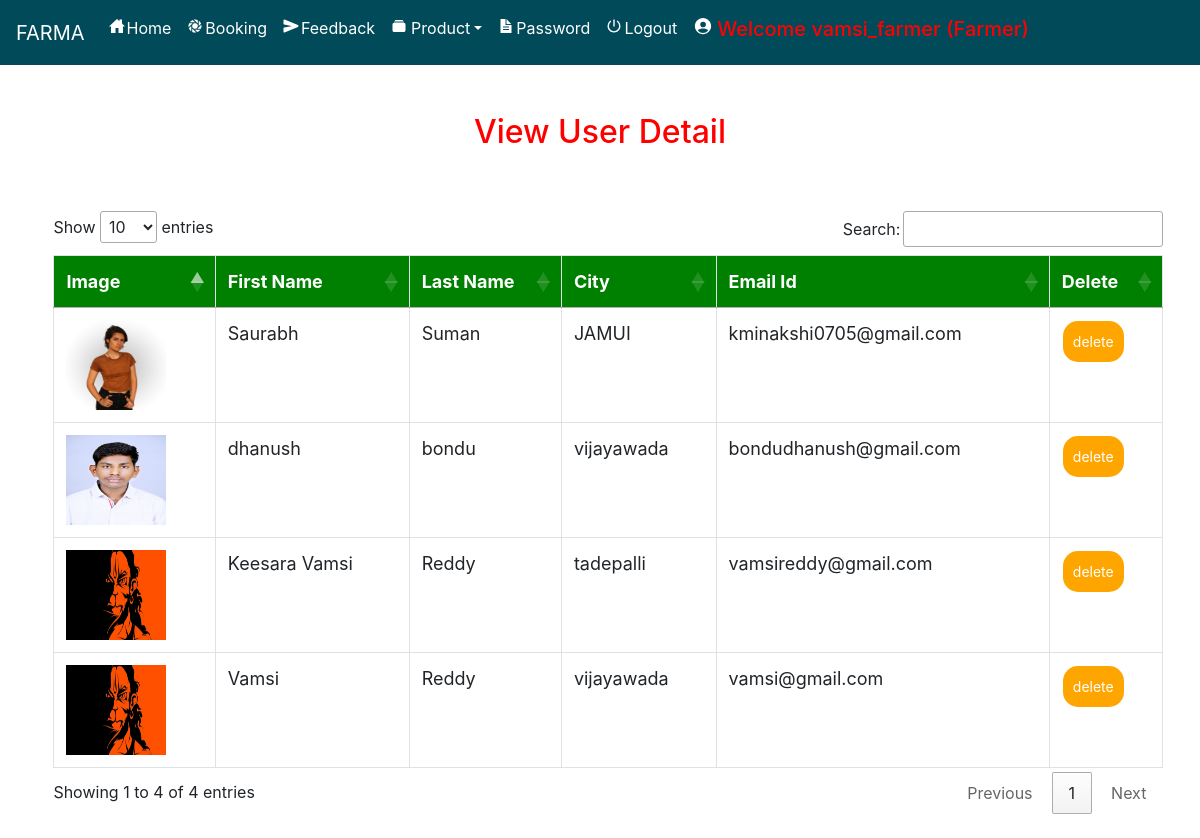
Screenshot of /view_user (signed in) with the database file from the repository.
### farmerapp/models.py (models this page shows, shortened)
class Profile(models.Model):
    user = models.ForeignKey(User, on_delete=models.CASCADE, null=True)
    city = models.CharField(max_length=30, null=True)
    address = models.CharField(max_length=50, null=True)
    user_type = models.CharField(max_length=10, null=True)
    status =  models.CharField(max_length=30, null=True, default="Pending")
    image = models.FileField(null=True)

### farmerapp/views.py (the view)
# urls.py: path('view_user',View_user,name="view_user"),
def View_user(request):
    if not request.user.is_authenticated:
        return redirect('login_admin')
    pro = Profile.objects.filter(user_type="Buyer")
    d = {'user':pro}
    return render(request,'view_user.html',d)

### farmerapp/templates/view_user.html (shortened to what this page needs)
{% extends 'navigation.html' %}
{% load static %}
{% block body %}
<center><h2 style="color:red;margin-top:4%">View {% if data %}Farmer{% else %}User{% endif %} Detail</h2></center>
<div  class="container-fluid">
    <center>
    <div class="container">
        <table class="table table-bordered" id="myTable">
  <thead>
  <tr>
    <th>Image</th>
    <th>First Name</th>
    <th>Last Name</th>
      <th>City</th>
    <th>Email Id</th>
    <th>Delete</th>
  </tr>
  </thead>
   <tbody>
    {% for i in user %}
  <tr>
    <td><img src="{{i.image.url}}" style="width:100px;height:90px"></td>
    <td>{{i.user.first_name}}</td>
    <td>{{i.user.last_name}}</td>
      <td>{{i.city}}</td>
      <td>{{i.user.email}}</td>
    <td><a href="{% url 'delete_user' i.user.id %}" onclick="return confirm('Are you sure?')"><button class="button button1">delete</button></a></td>
  </tr>
    {% endfor %}
    </tbody>
</table>
 </div></center>
</div>
{% endblock %}

### farmerapp/templates/navigation.html (shortened to what this page needs)
<!DOCTYPE html>
<html lang="en">
<head>
    {% load static %}
     <link rel="stylesheet" href="https://maxcdn.bootstrapcdn.com/bootstrap/4.0.0/css/bootstrap.min.css">
  <link rel = stylesheet href = "//cdn.datatables.net/1.10.19/css/jquery.dataTables.min.css">
<link rel="stylesheet" href="https://cdnjs.cloudflare.com/ajax/libs/font-awesome/4.7.0/css/font-awesome.min.css">
</head>
<body style="background-color:white">
<nav class="navbar navbar-expand-sm" style="background-color:rgb(1, 74, 90)">
  <a class="navbar-brand" href="#" style="color:White">FARMA</a>
  <ul class="navbar-nav">
    {% if request.user.username %}
    {% if request.user.profile_set.all.0.user_type == "Seller" %}
    <li class="nav-item">
      <a class="nav-link" href="{% url 'home' %}" style="color:white"><ion-icon style="margin-right:2px" name="home-sharp"></ion-icon>Home</a>
    </li>
    <li class="nav-item">
      <a class="nav-link" href="{% url 'admin_viewBooking' %}" style="color:white"><ion-icon style="margin-right:2px" name="aperture"></ion-icon>Booking</a>
    </li>
    <li class="nav-item">
      <a class="nav-link" href="{% url 'send_feedback' request.user.id %}" style="color:white"><ion-icon style="margin-right:2px" name="send"></ion-icon>Feedback</a>
    </li>
    <li class="nav-item dropdown">
      <a class="nav-link dropdown-toggle" data-toggle="dropdown" href="#" role="button" aria-haspopup="true" aria-expanded="false" style="color:white"><ion-icon style="margin-right:4px" name="albums"></ion-icon>Product</a>
    </li>
    <li class="nav-item">
      <a class="nav-link" href="{% url 'change_password' %}" style="color:white"><ion-icon style="margin-right:2px" name="document-text-sharp"></ion-icon>Password</a>
    </li>
    {% endif %}
    {% endif %}
    {% if request.user.is_authenticated %}
    <li class="nav-item">
    <a class="nav-link" href="/logoutuser" style="color:white"><ion-icon style="margin-right:2px" name="power-sharp"></ion-icon>Logout</a>
    </li>
    {% if not request.user.is_staff %}
    <li class="nav-item">
      <a href="{% url 'profile' request.user.id %}"><h5 class="nav-link" style="color:red"><ion-icon style="margin-right:4px;color:white" name="person-circle-sharp"></ion-icon>Welcome {{request.user.username}} {% if request.user.profile_set.all.0.user_type == 'Seller' %}(Farmer){% endif %}</h5>
      </a></li>
    {% else %}
    <li class="nav-item">
      <h5  class="nav-link" style="color:red"><ion-icon style="margin-right:4px;color:white" name="person-circle-sharp"></ion-icon>Welcome {{request.user.username}} {% if request.user.profile_set.all.0.user_type == 'Seller' %}(Farmer){% endif %}</h5>
    </li>
    {% endif %}
    {% endif %}
    </ul>
</nav>
{% block body %}
{% endblock %}
</body></html>

### farmerapp/templates/navigation.html (style rules this page uses)
* { box-sizing: border-box; }
#myTable { border-collapse: collapse; width: 100%; border: 1px solid #ddd; font-size: 18px; }
#myTable th { text-align: left; padding: 12px; background-color: green; color: white; }
#myTable td { text-align: left; padding: 12px; background-color: white; }
#myTable tr { border-bottom: 1px solid #ddd; }
.button { background-color: orange; border: none; color: white; padding: 10px; text-align: center; text-decoration: none; display: inline-block; font-size: 14px; margin: 1px 1px; cursor: pointer; }
.button1 { border-radius: 15px; }

### farmerapp/templates/view_user.html (style rules this page uses)
.container { border-radius:6px; margin:2%; }
.container-fluid { margin-top:5%; }

### rows the page displays
Profile: image (picture), user.first_name "Saurabh", user.last_name "Suman", city "JAMUI", user.email "kminakshi0705@gmail.com"
Profile: image (picture), user.first_name "dhanush", user.last_name "bondu", city "vijayawada", user.email "bondudhanush@gmail.com"
Profile: image (picture), user.first_name "Keesara Vamsi", user.last_name "Reddy", city "tadepalli", user.email "vamsireddy@gmail.com"
Profile: image (picture), user.first_name "Vamsi", user.last_name "Reddy", city "vijayawada", user.email "vamsi@gmail.com"

### other values shown
{{ request.user.username }} "vamsi_farmer"
